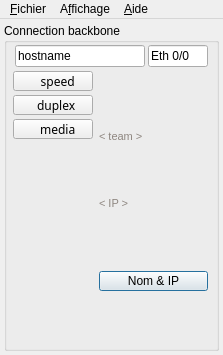
<ui version="4.0" >
 <class>MainWindow</class>
 <widget class="QMainWindow" name="MainWindow" >
  <property name="geometry" >
   <rect>
    <x>0</x>
    <y>0</y>
    <width>223</width>
    <height>355</height>
   </rect>
  </property>
  <property name="windowTitle" >
   <string>Fast Clipboard</string>
  </property>
  <property name="windowIcon" >
   <iconset resource="../res.qrc" >
    <normaloff>:/images/images/icon/colors.png</normaloff>:/images/images/icon/colors.png</iconset>
  </property>
  <widget class="QWidget" name="centralwidget" >
   <property name="geometry" >
    <rect>
     <x>0</x>
     <y>26</y>
     <width>223</width>
     <height>329</height>
    </rect>
   </property>
   <layout class="QVBoxLayout" name="verticalLayout" >
    <property name="spacing" >
     <number>6</number>
    </property>
    <property name="margin" >
     <number>4</number>
    </property>
    <item>
     <widget class="QGroupBox" name="groupBox" >
      <property name="title" >
       <string>Connection backbone</string>
      </property>
      <layout class="QGridLayout" name="gridLayout" >
       <property name="leftMargin" >
        <number>6</number>
       </property>
       <property name="topMargin" >
        <number>2</number>
       </property>
       <property name="rightMargin" >
        <number>6</number>
       </property>
       <property name="bottomMargin" >
        <number>2</number>
       </property>
       <property name="spacing" >
        <number>4</number>
       </property>
       <item row="0" column="0" colspan="2" >
        <layout class="QHBoxLayout" name="horizontalLayout_2" >
         <property name="spacing" >
          <number>3</number>
         </property>
         <property name="leftMargin" >
          <number>2</number>
         </property>
         <property name="rightMargin" >
          <number>2</number>
         </property>
         <item>
          <widget class="QLineEdit" name="name" >
           <property name="text" >
            <string>hostname</string>
           </property>
          </widget>
         </item>
         <item>
          <widget class="QLineEdit" name="BBinterface" >
           <property name="minimumSize" >
            <size>
             <width>60</width>
             <height>0</height>
            </size>
           </property>
           <property name="maximumSize" >
            <size>
             <width>60</width>
             <height>16777215</height>
            </size>
           </property>
           <property name="text" >
            <string>Eth 0/0</string>
           </property>
          </widget>
         </item>
        </layout>
       </item>
       <item row="1" column="0" >
        <widget class="QPushButton" name="speedButton" >
         <property name="enabled" >
          <bool>true</bool>
         </property>
         <property name="maximumSize" >
          <size>
           <width>80</width>
           <height>20</height>
          </size>
         </property>
         <property name="font" >
          <font>
           <family>Courier 10 Pitch</family>
           <weight>50</weight>
           <italic>false</italic>
           <bold>false</bold>
           <underline>false</underline>
           <strikeout>false</strikeout>
          </font>
         </property>
         <property name="layoutDirection" >
          <enum>Qt::LeftToRight</enum>
         </property>
         <property name="autoFillBackground" >
          <bool>false</bool>
         </property>
         <property name="text" >
          <string>   speed</string>
         </property>
         <property name="icon" >
          <iconset resource="../res.qrc" >
           <normaloff>:/images/red.png</normaloff>:/images/red.png</iconset>
         </property>
         <property name="iconSize" >
          <size>
           <width>10</width>
           <height>10</height>
          </size>
         </property>
         <property name="checkable" >
          <bool>false</bool>
         </property>
         <property name="autoDefault" >
          <bool>false</bool>
         </property>
         <property name="default" >
          <bool>false</bool>
         </property>
         <property name="flat" >
          <bool>false</bool>
         </property>
        </widget>
       </item>
       <item rowspan="4" row="1" column="1" >
        <layout class="QVBoxLayout" name="verticalLayout_2" >
         <property name="spacing" >
          <number>4</number>
         </property>
         <property name="leftMargin" >
          <number>2</number>
         </property>
         <property name="topMargin" >
          <number>2</number>
         </property>
         <property name="rightMargin" >
          <number>2</number>
         </property>
         <property name="bottomMargin" >
          <number>4</number>
         </property>
         <item>
          <widget class="QLabel" name="lookup_status" >
           <property name="maximumSize" >
            <size>
             <width>16777215</width>
             <height>20</height>
            </size>
           </property>
           <property name="palette" >
            <palette>
             <active>
              <colorrole role="WindowText" >
               <brush brushstyle="SolidPattern" >
                <color alpha="255" >
                 <red>142</red>
                 <green>134</green>
                 <blue>128</blue>
                </color>
               </brush>
              </colorrole>
             </active>
             <inactive>
              <colorrole role="WindowText" >
               <brush brushstyle="SolidPattern" >
                <color alpha="255" >
                 <red>142</red>
                 <green>134</green>
                 <blue>128</blue>
                </color>
               </brush>
              </colorrole>
             </inactive>
             <disabled>
              <colorrole role="WindowText" >
               <brush brushstyle="SolidPattern" >
                <color alpha="255" >
                 <red>146</red>
                 <green>145</green>
                 <blue>144</blue>
                </color>
               </brush>
              </colorrole>
             </disabled>
            </palette>
           </property>
           <property name="font" >
            <font>
             <pointsize>8</pointsize>
             <italic>false</italic>
             <underline>false</underline>
             <strikeout>false</strikeout>
             <kerning>true</kerning>
            </font>
           </property>
           <property name="text" >
            <string>&lt; team ></string>
           </property>
           <property name="alignment" >
            <set>Qt::AlignBottom|Qt::AlignLeading|Qt::AlignLeft</set>
           </property>
           <property name="textInteractionFlags" >
            <set>Qt::LinksAccessibleByMouse|Qt::TextSelectableByMouse</set>
           </property>
          </widget>
         </item>
         <item>
          <widget class="QLabel" name="lookup_status_2" >
           <property name="maximumSize" >
            <size>
             <width>16777215</width>
             <height>20</height>
            </size>
           </property>
           <property name="palette" >
            <palette>
             <active>
              <colorrole role="WindowText" >
               <brush brushstyle="SolidPattern" >
                <color alpha="255" >
                 <red>142</red>
                 <green>134</green>
                 <blue>128</blue>
                </color>
               </brush>
              </colorrole>
             </active>
             <inactive>
              <colorrole role="WindowText" >
               <brush brushstyle="SolidPattern" >
                <color alpha="255" >
                 <red>142</red>
                 <green>134</green>
                 <blue>128</blue>
                </color>
               </brush>
              </colorrole>
             </inactive>
             <disabled>
              <colorrole role="WindowText" >
               <brush brushstyle="SolidPattern" >
                <color alpha="255" >
                 <red>146</red>
                 <green>145</green>
                 <blue>144</blue>
                </color>
               </brush>
              </colorrole>
             </disabled>
            </palette>
           </property>
           <property name="font" >
            <font>
             <pointsize>8</pointsize>
             <italic>false</italic>
             <underline>false</underline>
             <strikeout>false</strikeout>
             <kerning>true</kerning>
            </font>
           </property>
           <property name="text" >
            <string>&lt; IP ></string>
           </property>
           <property name="alignment" >
            <set>Qt::AlignLeading|Qt::AlignLeft|Qt::AlignTop</set>
           </property>
           <property name="textInteractionFlags" >
            <set>Qt::LinksAccessibleByMouse|Qt::TextSelectableByMouse</set>
           </property>
          </widget>
         </item>
         <item>
          <widget class="QPushButton" name="lookup" >
           <property name="maximumSize" >
            <size>
             <width>16777215</width>
             <height>20</height>
            </size>
           </property>
           <property name="text" >
            <string>Nom &amp;&amp; IP</string>
           </property>
           <property name="default" >
            <bool>true</bool>
           </property>
          </widget>
         </item>
        </layout>
       </item>
       <item row="2" column="0" >
        <widget class="QPushButton" name="duplexButton" >
         <property name="enabled" >
          <bool>true</bool>
         </property>
         <property name="maximumSize" >
          <size>
           <width>80</width>
           <height>20</height>
          </size>
         </property>
         <property name="font" >
          <font>
           <family>Courier 10 Pitch</family>
           <weight>50</weight>
           <italic>false</italic>
           <bold>false</bold>
           <underline>false</underline>
           <strikeout>false</strikeout>
          </font>
         </property>
         <property name="layoutDirection" >
          <enum>Qt::LeftToRight</enum>
         </property>
         <property name="autoFillBackground" >
          <bool>false</bool>
         </property>
         <property name="text" >
          <string>  duplex</string>
         </property>
         <property name="icon" >
          <iconset resource="../res.qrc" >
           <normaloff>:/images/red.png</normaloff>:/images/red.png</iconset>
         </property>
         <property name="iconSize" >
          <size>
           <width>10</width>
           <height>10</height>
          </size>
         </property>
         <property name="checkable" >
          <bool>false</bool>
         </property>
         <property name="autoDefault" >
          <bool>false</bool>
         </property>
         <property name="default" >
          <bool>false</bool>
         </property>
         <property name="flat" >
          <bool>false</bool>
         </property>
        </widget>
       </item>
       <item row="3" column="0" >
        <widget class="QPushButton" name="mediaButton" >
         <property name="enabled" >
          <bool>true</bool>
         </property>
         <property name="maximumSize" >
          <size>
           <width>80</width>
           <height>20</height>
          </size>
         </property>
         <property name="font" >
          <font>
           <family>Courier 10 Pitch</family>
           <weight>50</weight>
           <italic>false</italic>
           <bold>false</bold>
           <underline>false</underline>
           <strikeout>false</strikeout>
          </font>
         </property>
         <property name="layoutDirection" >
          <enum>Qt::LeftToRight</enum>
         </property>
         <property name="autoFillBackground" >
          <bool>false</bool>
         </property>
         <property name="text" >
          <string>   media</string>
         </property>
         <property name="icon" >
          <iconset resource="../res.qrc" >
           <normaloff>:/images/red.png</normaloff>:/images/red.png</iconset>
         </property>
         <property name="iconSize" >
          <size>
           <width>10</width>
           <height>10</height>
          </size>
         </property>
         <property name="checkable" >
          <bool>false</bool>
         </property>
         <property name="autoDefault" >
          <bool>false</bool>
         </property>
         <property name="default" >
          <bool>false</bool>
         </property>
         <property name="flat" >
          <bool>false</bool>
         </property>
        </widget>
       </item>
      </layout>
     </widget>
    </item>
   </layout>
  </widget>
  <widget class="QMenuBar" name="menubar" >
   <property name="geometry" >
    <rect>
     <x>0</x>
     <y>0</y>
     <width>223</width>
     <height>26</height>
    </rect>
   </property>
   <widget class="QMenu" name="menu_Fichier" >
    <property name="title" >
     <string>&amp;Fichier</string>
    </property>
    <addaction name="action_Ouvrir" />
    <addaction name="actionEnregi_strer" />
    <addaction name="action_Enregistrer_sous" />
    <addaction name="separator" />
    <addaction name="action_Quitter" />
   </widget>
   <widget class="QMenu" name="menuAaaaaa_Affichage" >
    <property name="title" >
     <string>A&amp;ffichage</string>
    </property>
    <addaction name="action_Plus" />
    <addaction name="separator" />
    <addaction name="action_Tray" />
   </widget>
   <widget class="QMenu" name="menu_Aide" >
    <property name="title" >
     <string>&amp;Aide</string>
    </property>
    <addaction name="action_Help" />
    <addaction name="separator" />
    <addaction name="actionAbout_Qt" />
    <addaction name="actionAbout_Fast_Clipboard" />
   </widget>
   <addaction name="menu_Fichier" />
   <addaction name="menuAaaaaa_Affichage" />
   <addaction name="menu_Aide" />
  </widget>
  <action name="action_Plus" >
   <property name="text" >
    <string>&amp;Plus</string>
   </property>
  </action>
  <action name="action_Quitter" >
   <property name="text" >
    <string>&amp;Quitter</string>
   </property>
  </action>
  <action name="action_Tray" >
   <property name="text" >
    <string>To &amp;Tray</string>
   </property>
  </action>
  <action name="action_Ouvrir" >
   <property name="checkable" >
    <bool>false</bool>
   </property>
   <property name="enabled" >
    <bool>false</bool>
   </property>
   <property name="text" >
    <string>&amp;Ouvrir</string>
   </property>
  </action>
  <action name="action_Enregistrer_sous" >
   <property name="enabled" >
    <bool>false</bool>
   </property>
   <property name="text" >
    <string>&amp;Enregistrer sous ...</string>
   </property>
  </action>
  <action name="actionEnregi_strer" >
   <property name="enabled" >
    <bool>false</bool>
   </property>
   <property name="text" >
    <string>Enregi&amp;strer</string>
   </property>
  </action>
  <action name="action_Help" >
   <property name="enabled" >
    <bool>false</bool>
   </property>
   <property name="text" >
    <string>&amp;Help</string>
   </property>
  </action>
  <action name="actionAbout_Qt" >
   <property name="enabled" >
    <bool>true</bool>
   </property>
   <property name="text" >
    <string>About &amp;Qt</string>
   </property>
   <property name="menuRole" >
    <enum>QAction::AboutQtRole</enum>
   </property>
  </action>
  <action name="actionAbout_Fast_Clipboard" >
   <property name="enabled" >
    <bool>true</bool>
   </property>
   <property name="text" >
    <string>About &amp;Fast-Clipboard</string>
   </property>
   <property name="menuRole" >
    <enum>QAction::AboutRole</enum>
   </property>
  </action>
 </widget>
 <tabstops>
  <tabstop>name</tabstop>
  <tabstop>BBinterface</tabstop>
 </tabstops>
 <resources>
  <include location="../res.qrc" />
  <include location="../../test/test/ressources.qrc" />
 </resources>
 <connections>
  <connection>
   <sender>name</sender>
   <signal>returnPressed()</signal>
   <receiver>lookup</receiver>
   <slot>click()</slot>
   <hints>
    <hint type="sourcelabel" >
     <x>125</x>
     <y>138</y>
    </hint>
    <hint type="destinationlabel" >
     <x>156</x>
     <y>306</y>
    </hint>
   </hints>
  </connection>
  <connection>
   <sender>BBinterface</sender>
   <signal>returnPressed()</signal>
   <receiver>lookup</receiver>
   <slot>click()</slot>
   <hints>
    <hint type="sourcelabel" >
     <x>196</x>
     <y>138</y>
    </hint>
    <hint type="destinationlabel" >
     <x>198</x>
     <y>291</y>
    </hint>
   </hints>
  </connection>
 </connections>
</ui>
